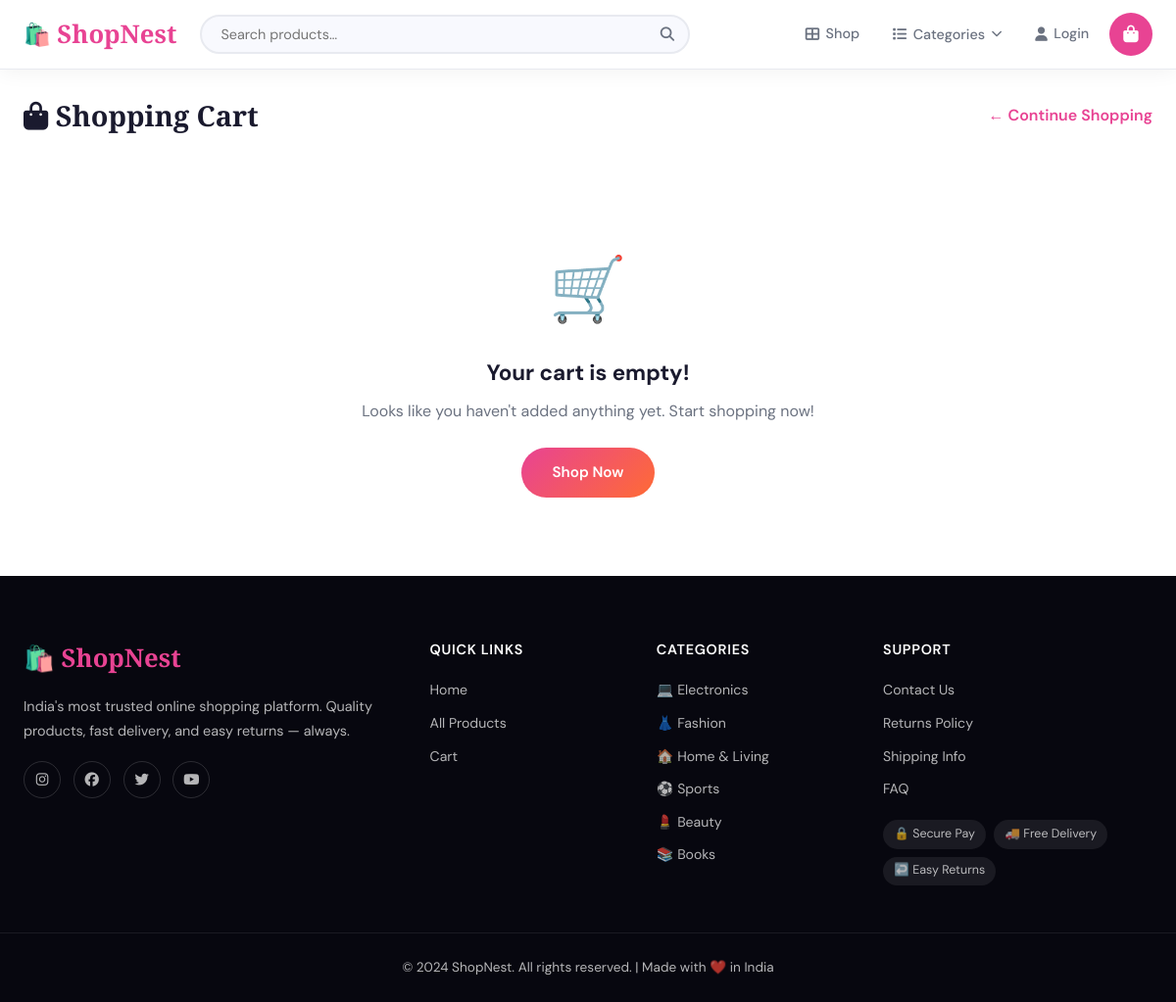
The page /cart on the database its author committed.
### app.py (models this page shows)
class Category(db.Model):
    id = db.Column(db.Integer, primary_key=True)
    name = db.Column(db.String(50), nullable=False)
    icon = db.Column(db.String(50), default='🛍️')
    products = db.relationship('Product', backref='category', lazy=True)

### app.py (the view)
@app.route('/cart')
def cart():
    cart = get_cart()
    cart_items = []
    for pid, item in cart.items():
        product = Product.query.get(int(pid))
        if product:
            cart_items.append({'product': product, 'qty': item['qty'], 'subtotal': item['price'] * item['qty']})
    return render_template('cart.html', cart_items=cart_items)

### app.py (called while the page is built)
@app.context_processor
def inject_nav_categories():
    try:
        nav_cats = Category.query.all()
    except Exception:
        nav_cats = []
    return dict(nav_categories=nav_cats)

def get_cart():
    return session.get('cart', {})

def get_cart_count():
    return sum(item['qty'] for item in get_cart().values())

### templates/cart.html (shortened to what this page needs)
{% extends 'base.html' %}
{% block content %}
<div class="container">
  <div class="page-title">
    <h1><i class="fas fa-shopping-bag"></i> Shopping Cart</h1>
    <a href="{{ url_for('products') }}">← Continue Shopping</a>
  </div>
  {% if cart_items %}
  <div class="cart-layout">
    <div class="cart-items">
      {% for item in cart_items %}
      <div class="cart-item">
        <img src="{{ item.product.image_url or 'https://via.placeholder.com/100x100' }}" alt="{{ item.product.name }}">
        <div class="cart-item-info">
          <h3><a href="{{ url_for('product_detail', id=item.product.id) }}">{{ item.product.name }}</a></h3>
          <span class="cart-price">₹{{ "{:,.0f}".format(item.product.price) }} each</span>
        </div>
        <form action="{{ url_for('update_cart', id=item.product.id) }}" method="post" class="qty-form">
          <div class="qty-control small">
            <button type="submit" name="qty" value="{{ item.qty - 1 }}">−</button>
            <span>{{ item.qty }}</span>
            <button type="submit" name="qty" value="{{ item.qty + 1 }}">+</button>
          </div>
        </form>
        <div class="cart-subtotal">₹{{ "{:,.0f}".format(item.subtotal) }}</div>
        <a href="{{ url_for('remove_from_cart', id=item.product.id) }}" class="remove-btn" title="Remove"><i class="fas fa-trash"></i></a>
      </div>
      {% endfor %}
    </div>
    <div class="cart-summary">
      <h3>Order Summary</h3>
      <div class="summary-row"><span>Subtotal</span><span>₹{{ "{:,.0f}".format(get_cart_total()) }}</span></div>
      <div class="summary-row">
        <span>Delivery</span>
        <span class="free">{% if get_cart_total() >= 500 %}FREE{% else %}₹50{% endif %}</span>
      </div>
      {% if get_cart_total() < 500 %}
      <div class="free-delivery-hint">
        Add ₹{{ "{:,.0f}".format(500 - get_cart_total()) }} more for free delivery!
      </div>
      {% endif %}
      <div class="summary-row total">
        <span>Total</span>
        <span>₹{{ "{:,.0f}".format(get_cart_total() + (0 if get_cart_total() >= 500 else 50)) }}</span>
      </div>
      {% if current_user.is_authenticated %}
      <a href="{{ url_for('checkout') }}" class="btn-primary full">Proceed to Checkout →</a>
      {% else %}
      <a href="{{ url_for('login', next=url_for('checkout')) }}" class="btn-primary full">Login to Checkout →</a>
      {% endif %}
      <div class="cart-badges">
        <span>🔒 Secure</span><span>🚚 Fast Delivery</span><span>↩️ Easy Returns</span>
      </div>
    </div>
  </div>
  {% else %}
  <div class="empty-state">
    <div class="empty-icon">🛒</div>
    <h3>Your cart is empty!</h3>
    <p>Looks like you haven't added anything yet. Start shopping now!</p>
    <a href="{{ url_for('products') }}" class="btn-primary">Shop Now</a>
  </div>
  {% endif %}
</div>
{% endblock %}

### templates/base.html (shortened to what this page needs)
<!DOCTYPE html>
<html lang="en">
<head>
  <link rel="stylesheet" href="https://cdnjs.cloudflare.com/ajax/libs/font-awesome/6.5.0/css/all.min.css">
  <link rel="stylesheet" href="{{ url_for('static', filename='css/style.css') }}">
</head>
<body>
<nav class="navbar">
  <div class="nav-inner">
    <a class="brand" href="{{ url_for('index') }}">
      <span class="brand-icon">🛍️</span>ShopNest
    </a>
    <div class="nav-search">
      <form action="{{ url_for('products') }}" method="get">
        <input type="text" name="q" placeholder="Search products…" value="{{ request.args.get('q','') }}">
        <button type="submit"><i class="fas fa-search"></i></button>
      </form>
    </div>
    <div class="nav-actions">
      <a href="{{ url_for('products') }}" class="nav-link"><i class="fas fa-th-large"></i> <span>Shop</span></a>
      <div class="nav-categories-wrap">
        <button class="nav-link nav-cat-btn" id="catDropBtn">
          <i class="fas fa-list"></i> <span>Categories</span> <i class="fas fa-chevron-down cat-arrow"></i>
        </button>
      </div>
      {% if current_user.is_authenticated %}
        <a href="{{ url_for('my_orders') }}" class="nav-link"><i class="fas fa-box"></i> <span>Orders</span></a>
        {% if current_user.is_admin %}
          <a href="{{ url_for('admin_dashboard') }}" class="nav-link admin-link"><i class="fas fa-shield-alt"></i> <span>Admin</span></a>
        {% endif %}
        <a href="{{ url_for('logout') }}" class="nav-link"><i class="fas fa-sign-out-alt"></i> <span>Logout</span></a>
      {% else %}
        <a href="{{ url_for('login') }}" class="nav-link"><i class="fas fa-user"></i> <span>Login</span></a>
      {% endif %}
      <a href="{{ url_for('cart') }}" class="cart-btn">
        <i class="fas fa-shopping-bag"></i>
        {% set count = get_cart_count() %}
      </a>
    </div>
  </div>
</nav>
<main>{% block content %}{% endblock %}</main>
<footer class="footer">
  <div class="footer-grid">
    <div>
      <div class="footer-brand">🛍️ ShopNest</div>
      <p>India's most trusted online shopping platform. Quality products, fast delivery, and easy returns — always.</p>
      <div class="social-links">
        <a href="#"><i class="fab fa-instagram"></i></a>
        <a href="#"><i class="fab fa-facebook"></i></a>
        <a href="#"><i class="fab fa-twitter"></i></a>
        <a href="#"><i class="fab fa-youtube"></i></a>
      </div>
    </div>
    <div>
      <h4>Quick Links</h4>
      <ul>
        <li><a href="{{ url_for('index') }}">Home</a></li>
        <li><a href="{{ url_for('products') }}">All Products</a></li>
        <li><a href="{{ url_for('cart') }}">Cart</a></li>
      </ul>
    </div>
    <div>
      <h4>Categories</h4>
      <ul>
        {% for cat in nav_categories %}
        <li><a href="{{ url_for('category_page', id=cat.id) }}">{{ cat.icon }} {{ cat.name }}</a></li>
        {% endfor %}
      </ul>
    </div>
    <div>
      <h4>Support</h4>
      <ul>
        <li><a href="#">Contact Us</a></li>
        <li><a href="#">Returns Policy</a></li>
        <li><a href="#">Shipping Info</a></li>
        <li><a href="#">FAQ</a></li>
      </ul>
      <div class="trust-badges">
        <span>🔒 Secure Pay</span>
        <span>🚚 Free Delivery</span>
        <span>↩️ Easy Returns</span>
      </div>
    </div>
  </div>
  <div class="footer-bottom">
    <p>© 2024 ShopNest. All rights reserved. | Made with ❤️ in India</p>
  </div>
</footer>
</body>
</html>

### rows shown on the page
Category: icon "💻", name "Electronics"
Category: icon "👗", name "Fashion"
Category: icon "🏠", name "Home & Living"
Category: icon "⚽", name "Sports"
Category: icon "💄", name "Beauty"
Category: icon "📚", name "Books"
